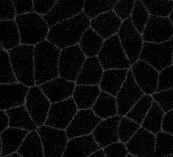
#> input picture Delaunay-watershed_2d_github/Net_images/BW_images/CellCells_2.tif, 173 x 157 px
$ jupyter execute --allow-errors Geometry_and_mask_reconstruction_2.ipynb
#> lines starting #> are read from the running program, lines starting #| are printed output that depends on the picture
### Delaunay-watershed_2d_github/delaunay_watershed_2d.py
from Networkx_functions import seeded_watershed_map
from Plotting_tools import compute_seeds_idx_from_pixel_coords, plot_polylines_ax,retrieve_border_lines,plot_triangles_coloured_ax,plot_triangulation_ax
from Graph_functions_2D import Delaunay_Graph
import numpy as np
import matplotlib.pyplot as plt
from scipy import interpolate
from skimage.segmentation import expand_labels
from Geometric_utilities_2D import build_triangulation
from Dcel import DCEL_Data, Clean_mesh, write_mesh_text, write_mesh_bin


class geometry_reconstruction_2d():

    def __init__(self, labels,min_dist = 4 ,interpolation_points=10,expansion_labels = 0,original_image = None):

        self.labels= expand_labels(labels,expansion_labels)
        self.seeds_coords,self.seeds_indices, self.tri, self.EDT = build_triangulation(self.labels,min_distance=min_dist)
        self.original_image = original_image


        x = np.linspace(0,self.EDT.shape[0]-1,self.EDT.shape[0])
        y = np.linspace(0,self.EDT.shape[1]-1,self.EDT.shape[1])
        edt = interpolate.interp2d(x, y, self.EDT.transpose(), kind='linear')
        label = interpolate.interp2d(x, y, self.labels.transpose(), kind='linear')

        self.Delaunay_Graph = Delaunay_Graph(self.tri, edt,label,self.EDT.shape[0],self.EDT.shape[1],npoints=interpolation_points)
        self.build_graph()
        self.watershed_seeded()

    def build_graph(self):
        self.Nx_Graph = self.Delaunay_Graph.networkx_graph_weights_and_borders()


    # [4 lines left out: function watershed_seeded, not called in this run]


    def return_mesh(self):
        return(Clean_mesh(self))

    def return_dcel(self):
        verts,edges = self.return_mesh()
        return(DCEL_Data(verts,edges))

    # [57 lines left out: functions export_mesh, simple_plot, extended_plot, not called in this run]

### Delaunay-watershed_2d_github/Geometry_and_mask_reconstruction_2.ipynb
# Delaunay-Watershed for data compression : Cell aggregates

In this notebook, we present how to compress label data in polygonal lines and recompute the mask from the polygonal lines and the seeds if necessary

## 1) Compute polygonal lines with Delaunay Watershed

[cell 1]
import skimage.io as io
import numpy as np
import matplotlib.pyplot as plt
from delaunay_watershed_2d import geometry_reconstruction_2d
def make_idx(n):
    return(("000"+str(n))[-3:])

img = io.imread("Net_images/BW_images/CellCells_2.tif")
#> img is the input picture: shape (157, 173); min 0, max 87, mean 10.6
lbl = io.imread("Net_images/Masks/mask_Cells_2.tif")
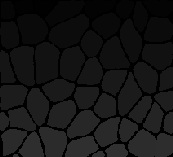
#> input picture Delaunay-watershed_2d_github/Net_images/Masks/mask_Cells_2.tif, 173 x 157 px
#> lbl is the input picture: shape (157, 173); min 0, max 50, mean 20.3

#> (the rest of this cell did not finish here and is left out)

#> in __init__, `self.labels= expand_labels(labels,expansion_labels)`:
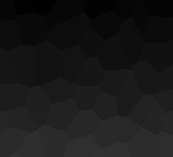
#> self.labels: shape (157, 173); min 1, max 50, mean 24.3
DW.extended_plot()
